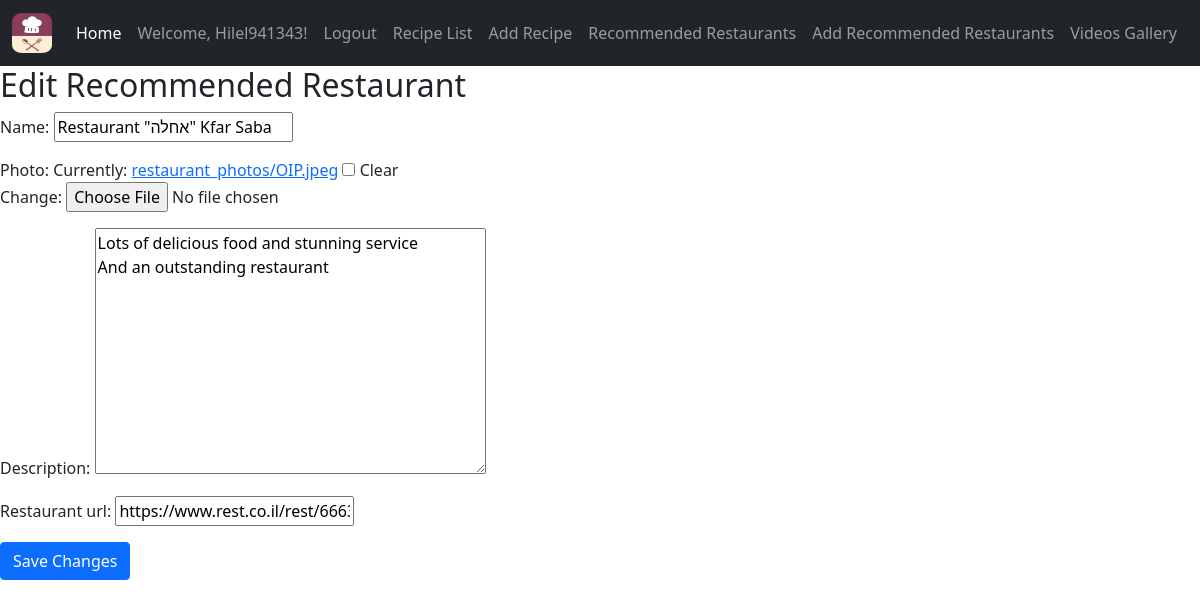
The page /goodmeal/recommended-restaurants/edit/1/ (signed in) on the database as committed earlier.
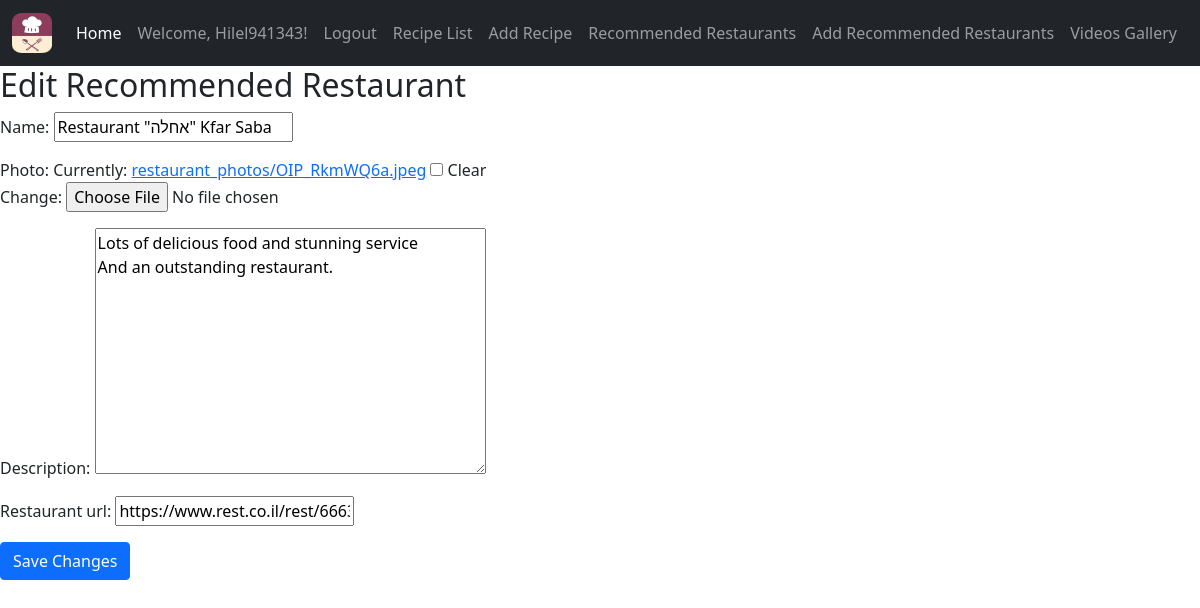
The same page on the database as committed later.
### goodmeal_app/models.py (models this page shows, shortened)
class RecommendedRestaurant(models.Model):
    created_by = models.ForeignKey(User, on_delete=models.CASCADE)
    name = models.CharField(max_length=255)
    photo = models.ImageField(upload_to='restaurant_photos/', blank=True, null=True)
    description = models.TextField()
    restaurant_url=models.URLField(blank=True, null=True)

### goodmeal_app/views.py (the view)
# urls.py: path('recommended-restaurants/edit/<int:restaurant_id>/', views.edit_recommended_restaurant, name='edit_recommended_restaurant'),
@login_required
def edit_recommended_restaurant(request, restaurant_id):
    restaurant = get_object_or_404(RecommendedRestaurant, id=restaurant_id, created_by=request.user)
    if request.method == 'POST':
        form = RecommendedRestaurantForm(request.POST, request.FILES, instance=restaurant)
        if form.is_valid():
            form.save()
            return redirect('recommended_restaurant_list')
    else:
        form = RecommendedRestaurantForm(instance=restaurant)
    return render(request, 'edit_recommended_restaurant.html', {'form': form})

### goodmeal_app/forms.py
class RecommendedRestaurantForm(forms.ModelForm):
    class Meta:
        model = RecommendedRestaurant
        fields = ['name', 'photo', 'description','restaurant_url']

### templates/edit_recommended_restaurant.html (shortened to what this page needs)
{% extends 'base.html' %}
{% block content %}
<h2>Edit Recommended Restaurant</h2>
<form method="post" enctype="multipart/form-data">
    {{ form.as_p }}
    <button type="submit" class="btn btn-primary">Save Changes</button>
</form>
{% endblock %}

Rows that differ between the two databases and show on the page:
changed RecommendedRestaurant "Restaurant \"אחלה\" Kfar Saba": description "Lots of delicious food and stunning service And an outstanding restaurant" → "Lots of delicious food and stunning service And an outstanding restaurant."
Other text that changed with them:
text no longer shown: "Name: Photo: Currently: restaurant_photos/OIP.jpeg Clear Change: Description: Restaurant url:"
text now shown: "Name: Photo: Currently: restaurant_photos/OIP_RkmWQ6a.jpeg Clear Change: Description: Restaurant url:"
